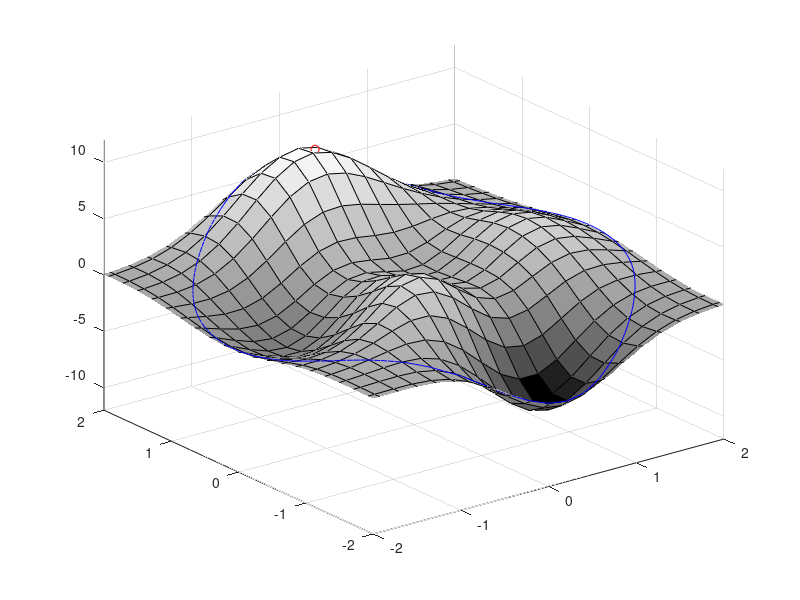

MATLAB code to generate this figure:
function slide9

% slide9.m
% Jeremy Barnes, 26/7/1999
% $Id$

% Generate our surface

[x, y, z] = peaks(29);

firstlinex = [0.1 1.8 -0.2];
firstliney = [1.6 -0.2 -0.5];


figure(1);  clf;
set(1, 'Renderer', 'painters');
surf(x,y,z);  hold on;
theta = linspace(0, 2*pi, 200);
circlex = 2 * sin(theta);
circley = 2 * cos(theta);

draw_on_surface(x, y, z, circlex, circley, 'b-');
draw_on_surface(x, y, z, firstlinex(1), firstliney(1), 'ro');

axis([-2 2 -2 2 -12 12]);
%axis square;
colormap(sqrt(gray));

% White background
set(1, 'Color', [1 1 1]);

function draw_on_surface(sx, sy, sz, fx, fy, linestyle)

% DRAW_ON_SURFACE draw the closed figure given by the points (fx, fy) on the surface (sx, sy, sz).
fz = interp2(sx, sy, sz, fx, fy);
plot3(fx, fy, fz + 0.1, linestyle);




